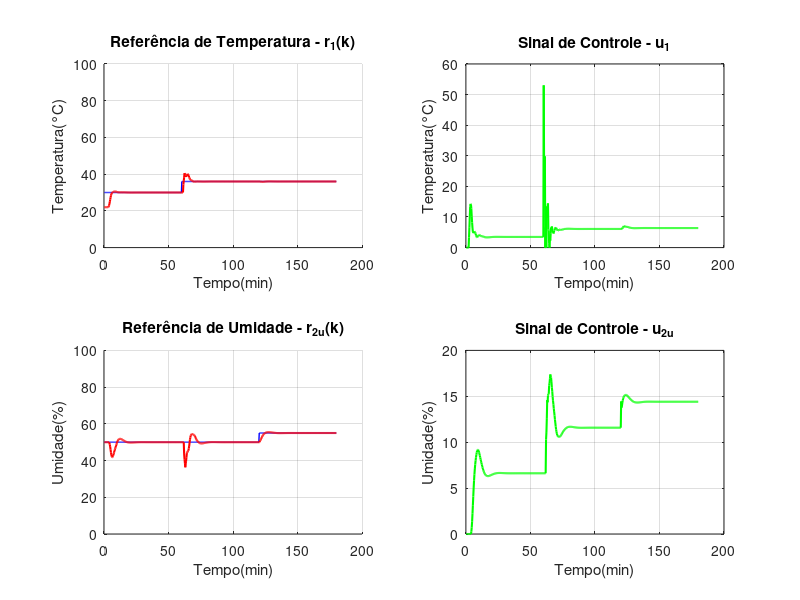

Source code (MATLAB):
%C?digo de Implementa PID ZN

varlist = {'r','u','y', 'tempo'};

clear(varlist{:})

clf(figure(2))

%Limpar vari?veis do Workspace - INICIO



T_amostra= 18; %Determina??o do per?odo de amostragem

qtde_amostras = 600;

% Inicializações

u_1t = zeros(1, qtde_amostras);

u_2u = zeros(1, qtde_amostras);

y_11t = zeros(1, qtde_amostras);

y_12u = zeros(1, qtde_amostras);

y_21t = zeros(1, qtde_amostras);

y_22u = zeros(1, qtde_amostras);

y_1t = zeros(1, qtde_amostras);

y_2u = zeros(1, qtde_amostras);

erro1 = zeros(1, qtde_amostras);

erro2 = zeros(1, qtde_amostras);

tempo = zeros(1, qtde_amostras);

r_1t = zeros(1, qtde_amostras);

r_2u = zeros(1, qtde_amostras);

% --- DEFINIÇÃO DAS CONDIÇÕES INICIAIS DA SAÍDA TOTAL ---

% O autor do código original define os 7 primeiros pontos para r e y

y_1t_inicial = 22; % Condição inicial da saída de temperatura

y_2u_inicial = 50; % Condição inicial da saída de umidade



% Os primeiros 7 pontos de tempo devem ser configurados com a referência

% e a saída inicial.

for k = 1:7

    r_1t(k) = 30;

    u_1t(k) = 0;

    r_2u(k) = 50;

    y_1t(k) = y_1t_inicial;

    y_2u(k) = y_2u_inicial;


    erro1(k) = r_1t(k) - y_1t(k);

    % erro2(k) = r_2u(k) - y_2u(k);

    tempo(k) = (k) * T_amostra;

end

%% DEFININDO OS PATAMARES DE CADA ENTRADA

% r_1t(1:qtde_amostras) = 30;

r_1t(8:qtde_amostras/3) = 30;

r_1t((qtde_amostras/3+1):(2*qtde_amostras/3)) = 36;

r_1t((2*qtde_amostras/3+1):qtde_amostras) = 36;

% r_2u(1:qtde_amostras) = 55;

r_2u(8:qtde_amostras/3) = 50;

r_2u((qtde_amostras/3+1):(2*qtde_amostras/3)) = 50;

r_2u((2*qtde_amostras/3+1):qtde_amostras) = 55;

%### Ziegler_nichols Frequencial

%temperatura

Kp_t = 2.9268;
Ki_t = 0.0232;
Kd_t = 92.1942;





g0_t = Kp_t + ((Ki_t*T_amostra)/2) + (Kd_t/T_amostra);

g1_t = ((Ki_t*T_amostra)/2) - Kp_t - ((2*Kd_t)/T_amostra);

g2_t = Kd_t/T_amostra;



%umidade

Ku_u=.4975;

Tu_u=108; %em segundos. Equivale à 1.8 min

%

Kp_u=0.6*Ku_u

Ti_u=0.5*Tu_u;

Td_u=0.125*Tu_u;



% %M?toro Trapezoidal

Ki_u = Kp_u/Ti_u

Kd_u = Kp_u*Td_u



% Kp_u = .5;
% 
% Ki_u = 0.0055;
% 
% Kd_u = 4.0419;


disp(Kp_u);
disp(Ki_u);
disp(Kd_u);
g0_u = Kp_u + ((Ki_u*T_amostra)/2) + (Kd_u/T_amostra);

g1_u = ((Ki_u*T_amostra)/2) - Kp_u - ((2*Kd_u)/T_amostra);

g2_u = Kd_u/T_amostra;

%Loop de Controle

%Calculos dos parametros do controlador PID





% Loop de controle

for k = 8:qtde_amostras

    y_11t(k) = 0.9678 * y_11t(k-1) + 0.08796 * u_1t(k-4) + 0.00509 * u_1t(k-5);

    y_12u(k) = 0.9331 * y_12u(k-1) - 0.003556 * u_2u(k-3) - 0.01718 * u_2u(k-4);

    y_21t(k) = 0.9676 * y_21t(k-1) - 0.1294 * u_1t(k-6) - 0.007485 * u_1t(k-7);

    y_22u(k) = 0.9048 * y_22u(k-1) + 0.02455 * u_2u(k-1) + 0.1869 * u_2u(k-2);



    y_1t(k) = y_11t(k) + y_12u(k) + y_1t_inicial;

    y_2u(k) = y_21t(k) + y_22u(k) + y_2u_inicial;



    erro1(k) = r_1t(k) - y_1t(k);

    erro2(k) = r_2u(k) - y_2u(k);

    u_1t(k) = u_1t(k-1) + g0_t * erro1(k) + g1_t * erro1(k-1) + g2_t * erro1(k-2);

    u_2u(k) = u_2u(k-1) + g0_u * erro2(k) + g1_u * erro2(k-1) + g2_u * erro2(k-2);


    if u_1t(k) > 100

        u_1t(k) = 100;

    end

    if u_1t(k) < 0

        u_1t(k) = 0;

    end

    %-------------------

    if u_2u(k) > 100

        u_2u(k) = 100;

    end

    if u_2u(k) < 0

        u_2u(k) = 0;

    end

    tempo(k) = k * T_amostra;

end





%% PLOTAGEM DE GRÁFICOS

% Subplot para r_1, y_1 e u_1

figure(2);

subplot(2,2,1)

hold on

plot(tempo/60, r_1t, 'b', 'LineWidth', 1);

plot(tempo/60, y_1t, 'r', 'LineWidth', 1.5);hold off

ylabel('Temperatura(°C)');

xlabel('Tempo(min)');

title('Referência de Temperatura - r_{1}(k)');
ylim([0 100]);

% legend('r_1(k)', 'y_1(k)');

grid on



subplot(2,2,2)

plot(tempo/60, u_1t, 'g', 'LineWidth', 1.5);

xlabel('Tempo(min)');

ylabel('Temperatura(°C)');

title('Sinal de Controle - u_{1}');

grid on





subplot(2,2,3)

hold on

plot(tempo/60, r_2u, 'b', 'LineWidth', 1);

plot(tempo/60, y_2u, 'r', 'LineWidth', 1.5);hold off

ylabel('Umidade(%)');

xlabel('Tempo(min)');

title('Referência de Umidade - r_{2u}(k)');
ylim([0 100]);
% legend('r_1(k)', 'y_1(k)')
grid on



subplot(2,2,4)

plot(tempo/60, u_2u, 'g', 'LineWidth', 1.5);

xlabel('Tempo(min)')

ylabel('Umidade(%)')

title('Sinal de Controle - u_{2u}')

grid on
